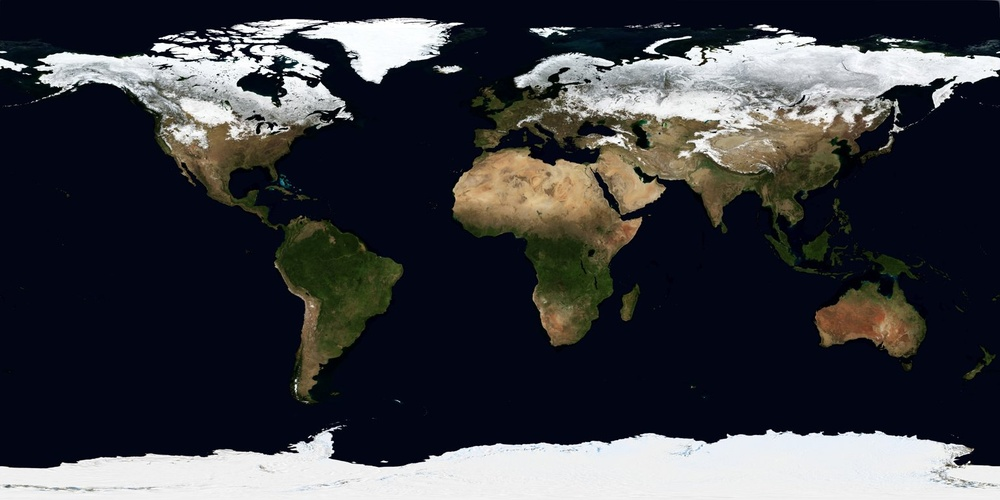
#> input picture web/geo/tierra.jpg, 1000 x 500 px, shrunk from 1536 x 768 before the run
$ python crear_mapa_base.py
#> lines starting #> are read from the running program, lines starting #| are printed output that depends on the picture
"""Crea teselas Web Mercator a partir de la imagen equirectangular incluida."""
import math
from pathlib import Path

import numpy as np
from PIL import Image

RAIZ = Path(__file__).resolve().parents[1] / "web" / "geo"


class Teselas:
    def ejecutar(self):
        with Image.open(RAIZ / "tierra.jpg") as archivo:
#> archivo is the input picture: PIL image 1000x500 RGB; mean R, G, B 60.1, 61.4, 66.6
            textura = np.asarray(archivo.convert("RGB"))
        alto, ancho, _ = textura.shape
#> alto = 500; ancho = 1000
        tamano = 256
        for zoom in range(3):
            cantidad = 2 ** zoom
            fraccion = (np.arange(tamano) + .5) / (cantidad * tamano)
            for columna in range(cantidad):
                xs = np.clip((fraccion + columna / cantidad) * ancho, 0, ancho - 1).astype(int)
                carpeta = RAIZ / "teselas" / str(zoom) / str(columna)
                carpeta.mkdir(parents=True, exist_ok=True)
                for fila in range(cantidad):
                    v = fraccion + fila / cantidad
                    latitud = np.degrees(np.arctan(np.sinh(math.pi * (1 - 2 * v))))
                    ys = np.clip((90 - latitud) / 180 * alto, 0, alto - 1).astype(int)
                    Image.fromarray(textura[ys[:, None], xs]).save(carpeta / f"{fila}.jpg", quality=85)
#> this loop made 3 passes
#> pass 1, in ejecutar, `Image.fromarray(textura[ys[:, None], xs]).save(carpeta / f"{fila}.jpg"..`:
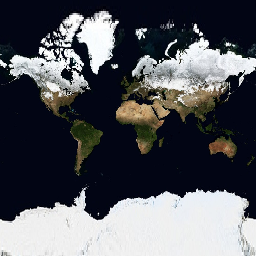
#> saved as 0.jpg: PIL image 256x256 RGB; mean R, G, B 85.3, 87.3, 93.4
#> pass 2, in ejecutar, `Image.fromarray(textura[ys[:, None], xs]).save(carpeta / f"{fila}.jpg"..`:
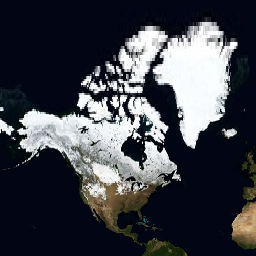
#> saved as 0.jpg: PIL image 256x256 RGB; mean R, G, B 64, 66.6, 74.3
#> pass 2, in ejecutar, `Image.fromarray(textura[ys[:, None], xs]).save(carpeta / f"{fila}.jpg"..`:
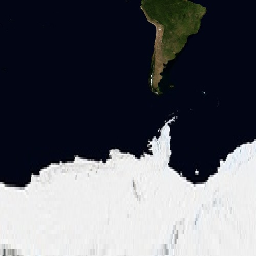
#> saved as 1.jpg: PIL image 256x256 RGB; mean R, G, B 89.8, 92, 99.4
#> pass 2, in ejecutar, `Image.fromarray(textura[ys[:, None], xs]).save(carpeta / f"{fila}.jpg"..`:
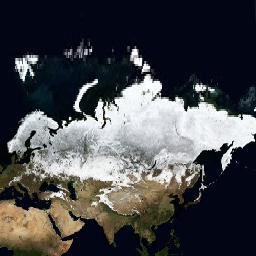
#> saved as 0.jpg: PIL image 256x256 RGB; mean R, G, B 71.1, 72.4, 75.5


if __name__ == "__main__":
    Teselas().ejecutar()

$ run again, with web/geo/goes19-nsa-respaldo.jpg copied over web/geo/tierra.jpg
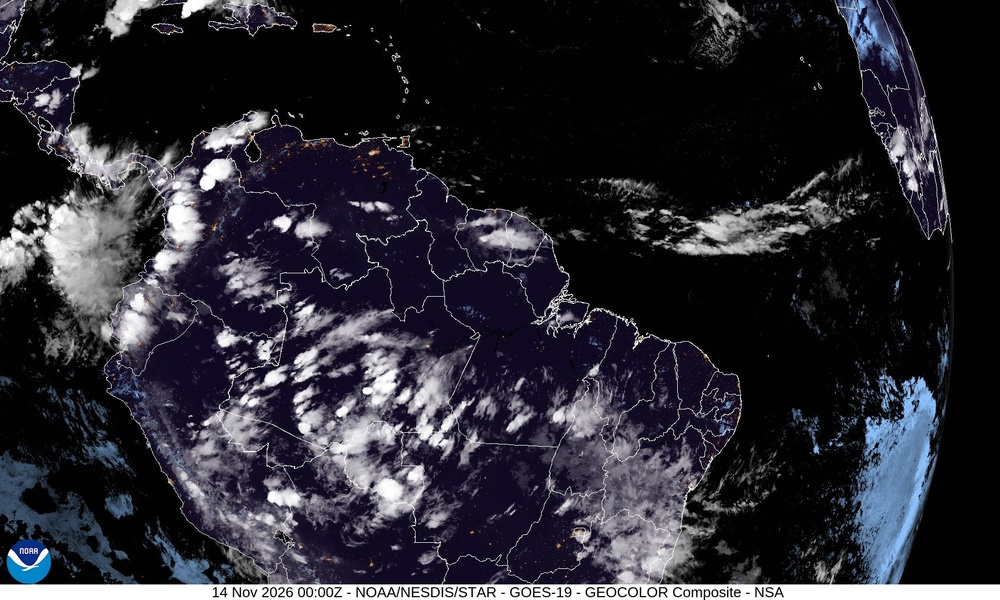
#> input picture web/geo/goes19-nsa-respaldo.jpg, 1000 x 600 px, shrunk from 1800 x 1080 before the run
#> in ejecutar, archivo is the input picture: PIL image 1000x600 RGB; mean R, G, B 43.1, 42.4, 50.9
#> the loop in ejecutar, `for zoom in range(3):` made 3 passes
#> pass 1, in ejecutar, `Image.fromarray(textura[ys[:, None], xs]).save(carpeta / f"{fila}.jpg"..`:
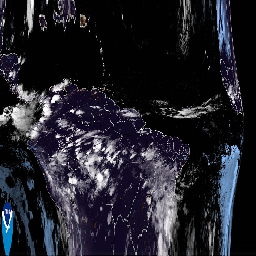
#> saved as 0.jpg: PIL image 256x256 RGB; mean R, G, B 34.2, 34.4, 42.9
#> pass 2, in ejecutar, `Image.fromarray(textura[ys[:, None], xs]).save(carpeta / f"{fila}.jpg"..`:
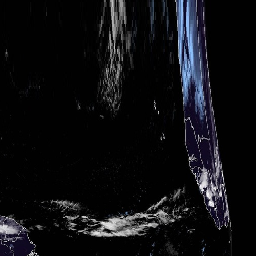
#> saved as 0.jpg: PIL image 256x256 RGB; mean R, G, B 14.7, 15.1, 18.1
